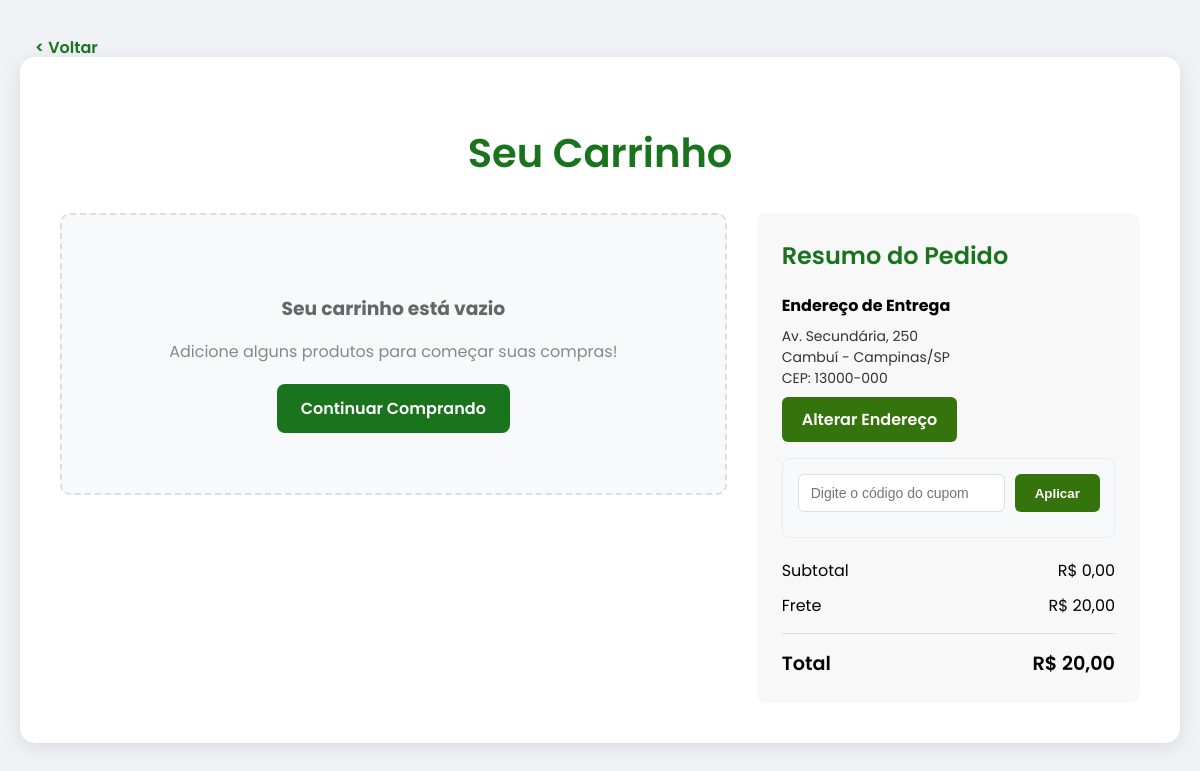
/carrinho.php (signed in), run on the app's committed database.
### tables this page shows
CREATE TABLE IF NOT EXISTS usuario(
id_usuario INT PRIMARY KEY AUTO_INCREMENT,
primeiro_nome VARCHAR(50),
ultimo_nome VARCHAR(50),
email VARCHAR(150) UNIQUE,
cpf VARCHAR(14) UNIQUE,
cargo ENUM('Funcionario', 'Administrador', 'Cliente'),
status_conta ENUM('Ativo','Bloqueado','Desativado'),
cep VARCHAR(9),
rua VARCHAR(150),
numero INT,
complemento VARCHAR(100),
bairro VARCHAR(100),
cidade VARCHAR(150),
estado VARCHAR(3),
senha VARCHAR(255),
CREATED_AT TIMESTAMP DEFAULT CURRENT_TIMESTAMP
);

### carrinho_functions.php (called while the page is built, shortened)
<?php
require_once 'connection.php';
function getLoggedInUserId() {
	return $_SESSION['user_id'] ?? null;
}
function getOrCreateActiveCartIdForUser(int $userId) {
	global $conn;
	$sql = "SELECT id_carrinho FROM carrinho WHERE id_usuario = ? AND status = 'Ativo' LIMIT 1";
	$stmt = $conn->prepare($sql);
	$stmt->bind_param("i", $userId);
	$stmt->execute();
	$stmt->bind_result($idCarrinho);
	if ($stmt->fetch()) {
		return (int)$idCarrinho;
	}
	$newId = (int)$conn->insert_id;
	return $newId;
}
function getUserCartItemsFromDb(int $userId) {
	global $conn;
	$idCarrinho = getOrCreateActiveCartIdForUser($userId);
	$sql = "SELECT ci.id_produto, ci.quantidade, p.* FROM carrinho_itens ci JOIN produtos p ON p.id_produto = ci.id_produto WHERE ci.id_carrinho = ?";
	$stmt = $conn->prepare($sql);
	$stmt->bind_param("i", $idCarrinho);
	$stmt->execute();
	$result = $stmt->get_result();
	$items = [];
	return $items;
}
function obterCarrinhoComDetalhes() {
	$userId = getLoggedInUserId();
	if ($userId) {
		return getUserCartItemsFromDb($userId);
	}
	$carrinho_detalhado = array();
	return $carrinho_detalhado;
}
function calcularTotalCarrinho() {
	$carrinho = obterCarrinhoComDetalhes();
	$total = 0;
	return $total;
}
?>

### carrinho.php (the view, shortened to what this page needs)
<?php
require_once 'connection.php';
require_once 'carrinho_functions.php';
$carrinho_itens = obterCarrinhoComDetalhes();
$total_carrinho = calcularTotalCarrinho();
$frete = 20.00;
$desconto_cupom = 0;
$total_final = $total_carrinho + $frete - $desconto_cupom;
$user_id = $_SESSION['user_id'] ?? null;
$user_address = null;
$endereco_completo = false;
if ($user_id) {
    $sqlUser = "SELECT cep, rua, numero, complemento, bairro, cidade, estado FROM usuario WHERE id_usuario = ?";
    if ($stmt = $conn->prepare($sqlUser)) {
        $stmt->bind_param("i", $user_id);
        $stmt->execute();
        $result = $stmt->get_result();
        if ($result && $result->num_rows === 1) {
            $user_address = $result->fetch_assoc();
            $cep = preg_replace('/\D/', '', $user_address['cep'] ?? '');
            $endereco_completo = !empty($cep) && strlen($cep) === 8
                && !empty($user_address['rua'])
                && !empty($user_address['numero'])
                && !empty($user_address['bairro'])
                && !empty($user_address['cidade'])
                && !empty($user_address['estado']);
        }
    }
}
?>
<!DOCTYPE html>
<html lang="pt-br">
<head>
    <link rel="stylesheet" href="carrinho.css">
</head>
<body>
    <a href="javascript:history.back()" class="back-btn">
        &lt; Voltar
    </a>
    <div class="cart-container">
        <h1 class="cart-title">Seu Carrinho</h1>
        <div class="cart-content">
            <div class="cart-items-section">
                <?php if (!empty($carrinho_itens)): ?>
                    <?php foreach ($carrinho_itens as $item): ?>
                        <div class="cart-item" data-produto-id="<?php echo $item['id_produto']; ?>">
                            <img src="https://i.imgur.com/vHqQ9zG.png" alt="<?php echo htmlspecialchars($item['nome_produto']); ?>" class="item-image">
                            <div class="item-details">
                                <p class="item-name"><?php echo htmlspecialchars($item['nome_produto']); ?></p>
                                <p class="item-price">R$ <?php echo number_format($item['preco'], 2, ',', '.'); ?></p>
                                <div class="item-actions">
                                    <input type="number" value="<?php echo $item['quantidade_carrinho']; ?>" min="1" max="<?php echo $item['qtd_estoque']; ?>" class="item-quantity" onchange="atualizarQuantidade(<?php echo $item['id_produto']; ?>, this.value)">
                                    <button class="remove-btn" onclick="removerItem(<?php echo $item['id_produto']; ?>)">Remover</button>
                                </div>
                                <p class="item-subtotal">Subtotal: R$ <?php echo number_format($item['subtotal'], 2, ',', '.'); ?></p>
                            </div>
                        </div>
                    <?php endforeach; ?>
                <?php else: ?>
                    <div class="empty-cart">
                        <h3>Seu carrinho está vazio</h3>
                        <p>Adicione alguns produtos para começar suas compras!</p>
                        <a href="index.php" class="continue-shopping-btn">Continuar Comprando</a>
                    </div>
                <?php endif; ?>
            </div>
            <div class="cart-summary-section">
                <div class="summary-details">
                    <h2 class="summary-title">Resumo do Pedido</h2>
                    <div class="address-section" style="margin-bottom: 16px;">
                        <h3 style="margin: 0 0 8px; font-size: 16px;">Endereço de Entrega</h3>
                        <?php if ($user_id && $user_address): ?>
                            <?php if ($endereco_completo): ?>
                                <div style="font-size: 14px; color: #333;">
                                    <div><?php echo htmlspecialchars($user_address['rua']); ?>, <?php echo htmlspecialchars($user_address['numero']); ?></div>
                                    <div><?php echo htmlspecialchars($user_address['bairro']); ?> - <?php echo htmlspecialchars($user_address['cidade']); ?>/<?php echo htmlspecialchars($user_address['estado']); ?></div>
                                    <div>CEP: <?php echo htmlspecialchars(substr(preg_replace('/\D/','', $user_address['cep']),0,5) . '-' . substr(preg_replace('/\D/','', $user_address['cep']),5)); ?></div>
                                </div>
                            <?php else: ?>
                                <div style="font-size: 14px; color: #b45309; background: #fffbeb; border: 1px solid #f59e0b; padding: 8px; border-radius: 6px;">Endereço incompleto. Atualize para continuar.</div>
                            <?php endif; ?>
                            <div style="margin-top: 8px;">
                                <a href="config.php" class="cupom-btn" style="text-decoration:none; display:inline-block;">Alterar Endereço</a>
                            </div>
                        <?php endif; ?>
                    </div>
                    <div class="cupom-section">
                        <div class="cupom-input-group">
                            <input type="text" id="cupom-codigo" placeholder="Digite o código do cupom" class="cupom-input">
                            <button type="button" onclick="aplicarCupom()" class="cupom-btn">Aplicar</button>
                        </div>
                    </div>
                    <div class="summary-line">
                        <span>Subtotal</span>
                        <span class="subtotal-price">R$ <?php echo number_format($total_carrinho, 2, ',', '.'); ?></span>
                    </div>
                    <div class="summary-line">
                        <span>Frete</span>
                        <span class="shipping-price">R$ <?php echo number_format($frete, 2, ',', '.'); ?></span>
                    </div>
                    <div class="summary-total-line">
                        <span>Total</span>
                        <span class="total-price">R$ <?php echo number_format($total_final, 2, ',', '.'); ?></span>
                    </div>
                </div>
            </div>
        </div>
    </div>
</body>
</html>

### carrinho.css (style rules this page uses)
body { font-family: 'Poppins', sans-serif; background-color: #f0f2f5; display: flex; justify-content: center; align-items: center; min-height: 100vh; margin: 0; padding: 20px; box-sizing: border-box; }
.back-btn { position: absolute; top: 25px; left: 25px; font-size: 1rem; color: #1a731d; text-decoration: none; font-weight: 600; padding: 10px; transition: color 0.3s ease; }
.cart-container { display: flex; flex-direction: column; width: 100%; max-width: 1200px; background-color: #fff; border-radius: 15px; box-shadow: 0 4px 20px rgba(0, 0, 0, 0.1); padding: 40px; box-sizing: border-box; }
.cart-title { color: #1a731d; font-size: 2.5rem; font-weight: 600; margin-bottom: 30px; text-align: center; }
.cart-content { display: flex; gap: 30px; flex-wrap: wrap; }
.cart-items-section { flex: 2; min-width: 300px; }
.cart-summary-section { flex: 1; min-width: 250px; background-color: #f8f8f8; padding: 25px; border-radius: 10px; align-self: flex-start; }
.summary-title { font-size: 1.5rem; font-weight: 600; color: #1a731d; margin-top: 0; margin-bottom: 20px; }
.summary-line { display: flex; justify-content: space-between; margin-bottom: 10px; }
.summary-total-line { font-size: 1.2rem; font-weight: 600; border-top: 1px solid #ddd; padding-top: 15px; margin-top: 15px; display: flex; justify-content: space-between; }
.empty-cart { text-align: center; padding: 60px 20px; background-color: #f8f9fa; border-radius: 10px; border: 2px dashed #ddd; }
.empty-cart h3 { color: #666; margin-bottom: 10px; }
.empty-cart p { color: #888; margin-bottom: 20px; }
.continue-shopping-btn { display: inline-block; background-color: #1a731d; color: white; padding: 12px 24px; border-radius: 8px; text-decoration: none; font-weight: 600; transition: background-color 0.3s; }
.cupom-section { margin-bottom: 20px; padding: 15px; background-color: #f8f9fa; border-radius: 8px; border: 1px solid #e9ecef; }
.cupom-input-group { display: flex; gap: 10px; margin-bottom: 10px; }
.cupom-input { flex: 1; padding: 10px 12px; border: 1px solid #ddd; border-radius: 6px; font-size: 14px; transition: border-color 0.3s; }
.cupom-btn { background-color: rgb(53, 116, 12); color: white; border: none; padding: 10px 20px; border-radius: 6px; font-weight: 600; cursor: pointer; transition: background-color 0.3s; white-space: nowrap; }

### data on the page
usuario: rua "Av. Secundária", numero "250", bairro "Cambuí", cidade "Campinas", estado "SP", cep "13000-000"

### other printed values
$total_carrinho "0,00"
$frete "20,00"
$total_final "20,00"
